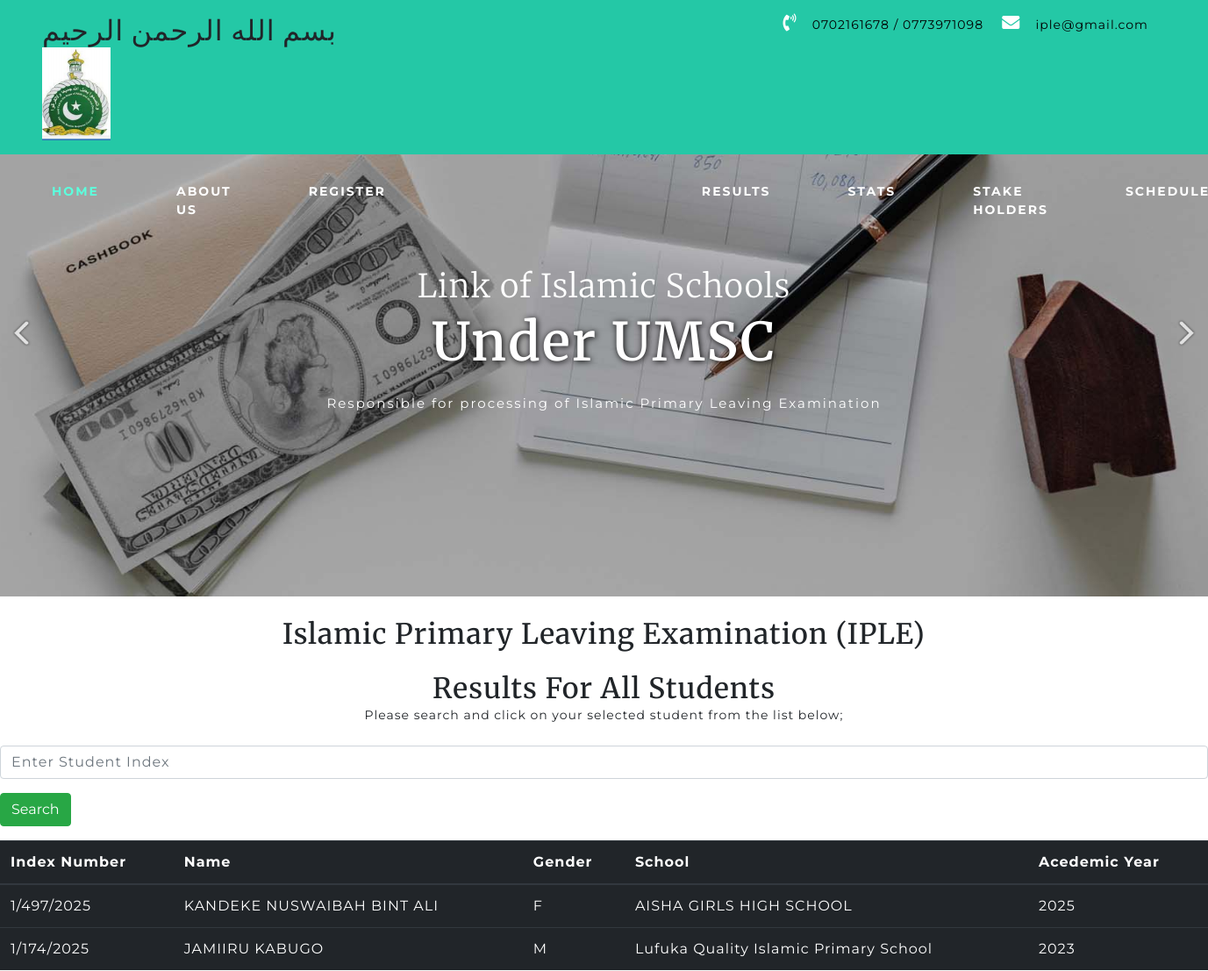
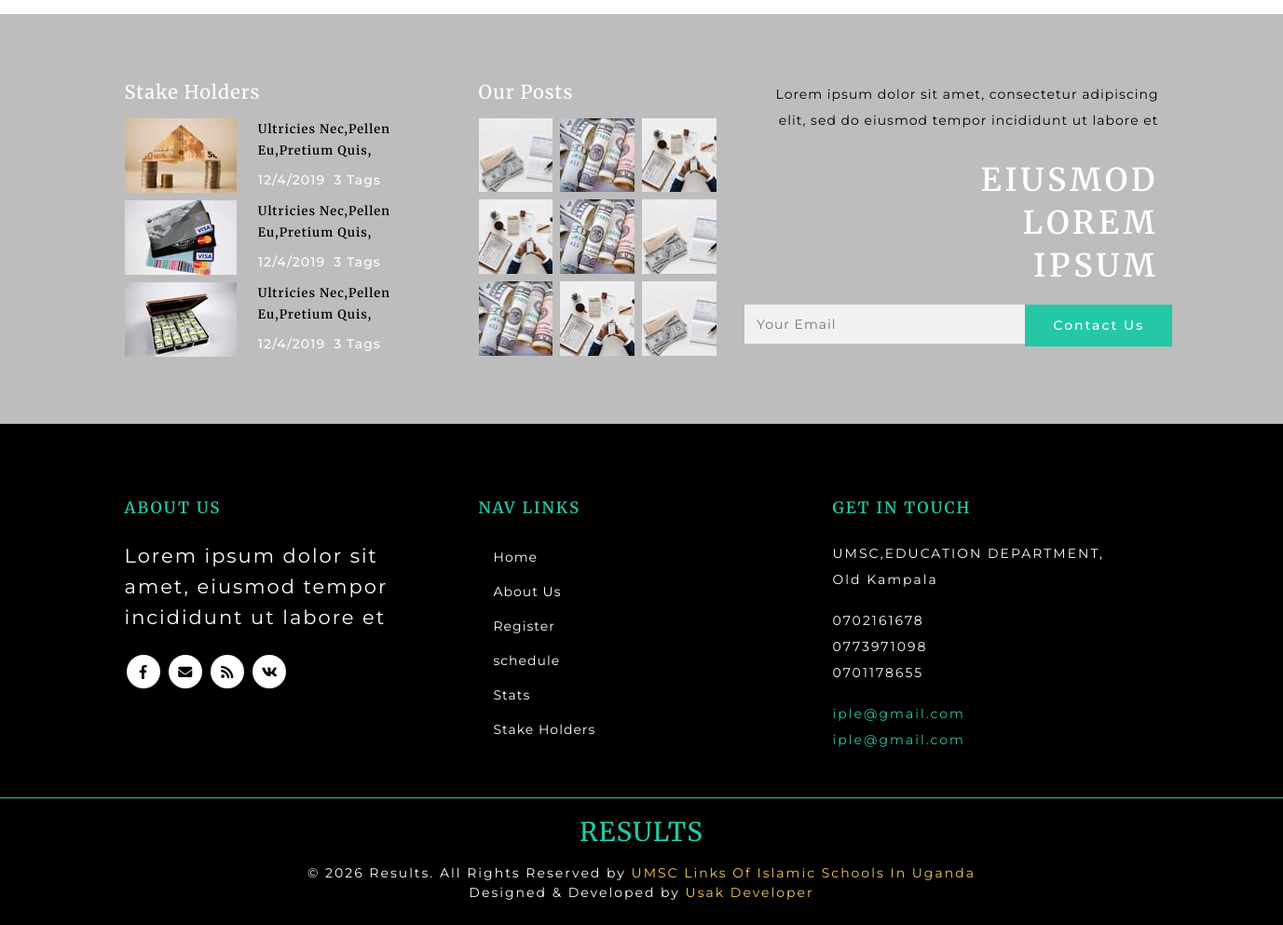
The page /Students on the database its author committed (2 pictures, top to bottom).
### resultsapp/models.py (models this page shows, shortened)
class Student(models.Model):
    GENDER = (
        ("M", "Male"),
        ("F", "Female"),
    )
    school = models.ForeignKey(School, on_delete=models.CASCADE)
    full_name = models.CharField(max_length=255)
    student_image = models.FileField(upload_to='pics')
    index_number = models.CharField(max_length=30, unique=True)
    gender = models.CharField(max_length=1, choices=GENDER)
    year = models.IntegerField()
    quran_marks = models.IntegerField()
    quran_grade = models.IntegerField()
    fighu_marks = models.IntegerField()
    fighu_grade = models.IntegerField()
    lugha_marks = models.IntegerField()
    lugha_grade = models.IntegerField()
    tarbia_marks = models.IntegerField()
    tarbia_grade = models.IntegerField()
    division = models.IntegerField()

class School(models.Model):
    name = models.CharField(max_length=255)
    code = models.CharField(max_length=20, unique=True)
    location = models.CharField(max_length=255)
    district = models.CharField(max_length=100)
    school_logo = models.FileField(upload_to='pics')
    police_station = models.CharField(max_length=255)
    head_teacher_name = models.CharField(max_length=255)
    contact = models.CharField(max_length=100)
    dos_theology_name = models.CharField(max_length=255)

### resultsapp/views.py (the view)
# urls.py: path('Students',views.manage_student_in_students,name="student"),
def manage_student_in_students(request):
    get_all_students = get_students()
    get_all_students_filter = Student_filter(request.GET, queryset=get_all_students)
    context={
        "get_all_students_filter":get_all_students_filter,
    }
    return render(request, 'resultsapp/students.html', context)

### resultsapp/passslip_selector.py (called while the page is built)
def get_students():
    return Student.objects.all()

### resultsapp/templates/resultsapp/students.html (shortened to what this page needs)
{% extends 'resultsapp/main.html' %}
{% load static %}
<!-- {% load crispy_forms_tags %}
{% load widget_tweaks %} -->
{% block content %}
<br>
<center>
  <h2>Islamic Primary Leaving Examination (IPLE)</h2>
  <br>
  <h2>Results For All Students</h2>
  <p>Please search and click on your selected student from the list below;</p>
    </center>
  <br>
  <form method="get">
    {% for field in  get_all_students_filter.form.visible_fields %}
     <div class="form-group">
     {% render_field get_all_students_filter.form.index_number class="form-control" placeholder="Enter Student Index" %}
     </div>
     {% endfor %}
     <div class="form-group">
      <button type="submit" class="btn btn-success">
         Search
      </button>
      </div>
  </form>
<table class="table table-dark table-hover">
  <thead>
  <tr>
    <th>Index Number</th>
    <th>Name</th>
    <th>Gender</th>
    <th>School</th>
    <th>Acedemic Year</th>
  </tr>
  </thead>
  <tbody>
    {% for student in get_all_students_filter.qs %}
  <tr>
    <td><a href="{% url 'pdf' student.id %}">{{ student.index_number }}</a></td>
    <td><a href="{% url 'pdf' student.id %}">{{ student.full_name }}</a></td>
    <td><a href="{% url 'pdf' student.id %}">{{ student.gender }}</a></td>
    <td><a href="{% url 'passslip' student.id %}">{{ student.school.name }}</a></td>
    <td><a href="{% url 'passslip' student.id %}">{{ student.year }}</a></td>
  </tr>
    {% endfor %}
  </tbody>
</table>
 {% endblock content %}

### resultsapp/static/css/style.css (style rules this page uses)
html, body { padding: 0; margin: 0; background: #fff; letter-spacing: 1px; font-family: 'Montserrat', sans-serif; }
body a { outline: none; transition: 0.5s all; -webkit-transition: 0.5s all; -moz-transition: 0.5s all; -o-transition: 0.5s all; -ms-transition: 0.5s all; text-decoration: none; }
select,input[type="email"],input[type="text"],input[type=password], input[type="button"],input[type="submit"],textarea { font-family: 'Montserrat', sans-serif; transition:0.5s all; -webkit-transition:0.5s all; -moz-transition:0.5s all; -o-transition:0.5s all; -ms-transition:0.5s all; letter-spacing: 1px; }
h1, h2, h3, h4, h5, h6 { margin: 0; padding: 0; font-family: 'Merriweather', serif; letter-spacing: 1px; }
p { margin: 0; padding: 0; letter-spacing: 1px; font-family: 'Montserrat', sans-serif; font-size:14px; }
a { color: #fff; text-decoration: none; }

### rows shown on the page
Student: index_number "1/497/2025", full_name "KANDEKE NUSWAIBAH BINT ALI", gender "F", school.name "AISHA GIRLS HIGH SCHOOL", year "2025"
Student: index_number "1/174/2025", full_name "JAMIIRU KABUGO", gender "M", school.name "Lufuka Quality Islamic Primary School", year "2023"
